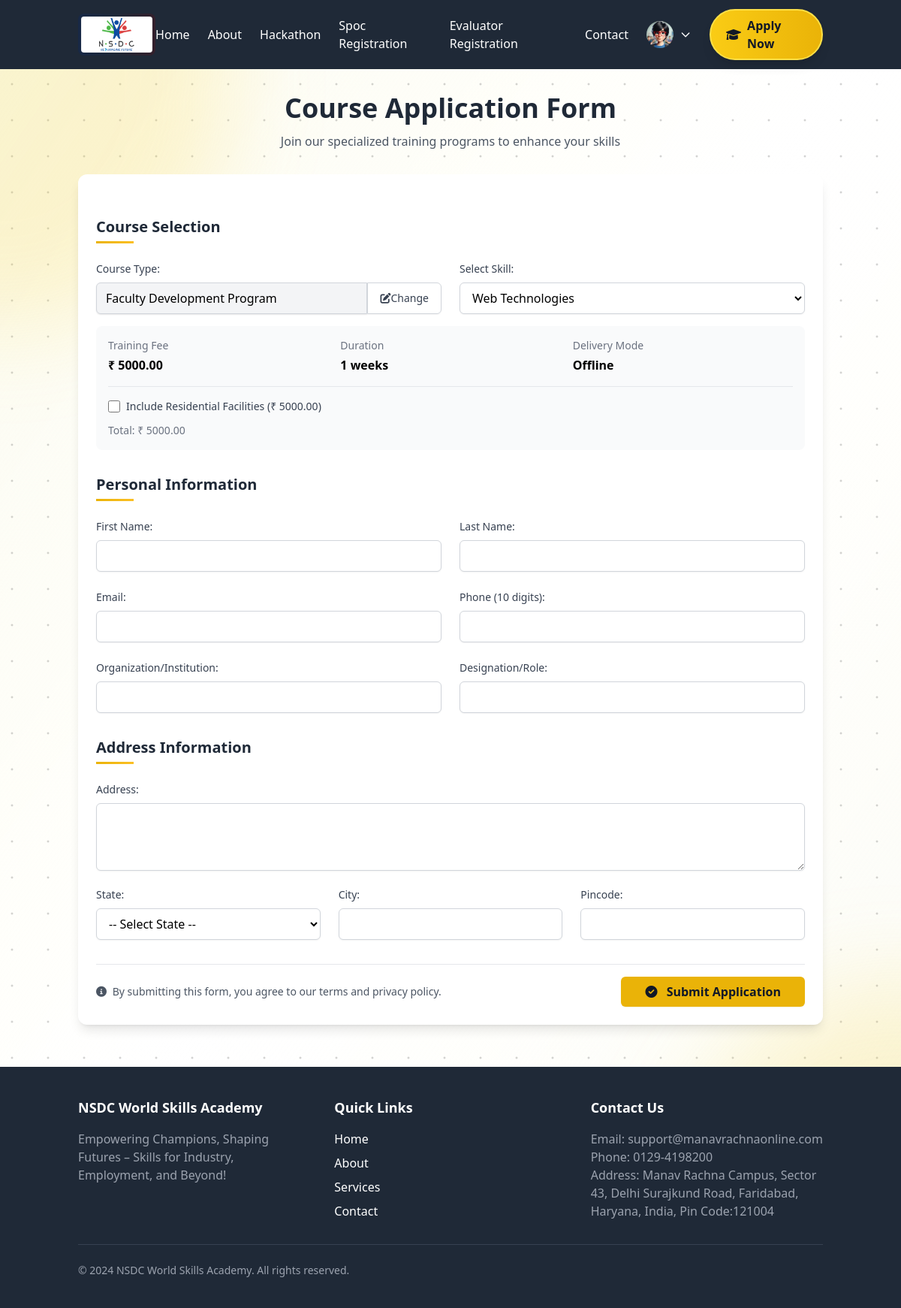
/apply/2/ (signed in), run on the app's committed database.
### mriif/models.py (models this page shows, shortened)
class Course(models.Model):
    COURSE_TYPE_CHOICES = [
        ('FDP', 'Faculty Development Program'),
        ('RTP', 'Refresher Training Program'),
        ('ORT', 'Online Refresher Training'),
        ('SBP', 'Semester Blended Program'),
        ('LTP', 'Long term Program'),
    ]
    DELIVERY_MODE_CHOICES = [
        ('OFFLINE', 'Offline'),
        ('ONLINE', 'Online'),
        ('BLENDED', 'Blended'),
    ]
    course_type = models.CharField(max_length=20, choices=COURSE_TYPE_CHOICES)
    skill = models.ForeignKey(Skill, on_delete=models.CASCADE, related_name='courses')
    delivery_mode = models.CharField(max_length=20, choices=DELIVERY_MODE_CHOICES)
    duration_weeks = models.IntegerField()
    training_fee = models.DecimalField(max_digits=10, decimal_places=2)
    residential_fee = models.DecimalField(max_digits=10, decimal_places=2, null=True, blank=True)
    nsdc_share_percentage = models.DecimalField(max_digits=5, decimal_places=2, default=15.00)
    mrei_share_percentage = models.DecimalField(max_digits=5, decimal_places=2, default=85.00)
    requires_industry_cert = models.BooleanField(default=False)
    active = models.BooleanField(default=True)
    class Meta:
        unique_together = ('course_type', 'skill')

### mriif/views.py (the view, shortened to what this page needs)
# urls.py: path('apply/', views.course_application, name='course_application'),
def course_application(request, course_id=None):
    selected_course = None
    course_types = dict(Course.COURSE_TYPE_CHOICES)
    selected_course_type = request.GET.get('course_type')
    course_type_display = None
    courses = []
    residential_preselect = request.GET.get('residential') == '1'
    if course_id:
        selected_course = get_object_or_404(Course, id=course_id)
        selected_course_type = selected_course.course_type
        courses = Course.objects.filter(course_type=selected_course_type, active=True)
        course_type_display = dict(Course.COURSE_TYPE_CHOICES).get(selected_course_type)
    elif selected_course_type:
        courses = Course.objects.filter(course_type=selected_course_type, active=True)
        course_type_display = dict(Course.COURSE_TYPE_CHOICES).get(selected_course_type)
    return render(request, 'mriif/course_application.html', {
        'courses': courses,
        'course_types': course_types,
        'selected_course_type': selected_course_type,
        'course_type_display': course_type_display,
        'selected_course': selected_course,
        'residential_preselect': residential_preselect
    })

### mriif/templates/mriif/course_application.html (shortened to what this page needs)
{% load static %}
<!DOCTYPE html>
<html lang="en">
<head>
    <script src="https://cdn.tailwindcss.com"></script>
    <link href="https://cdnjs.cloudflare.com/ajax/libs/font-awesome/6.0.0-beta3/css/all.min.css" rel="stylesheet">
</head>
<body class="bg-gradient-to-br from-gray-50 via-yellow-50/30 to-gray-50">
    {% include 'mriif/background.html' %}
    {% include 'mriif/navbar.html' %}
    <div class="container mx-auto px-4 py-8 relative z-10">
        <div class="max-w-5xl mx-auto">
            <div class="text-center mb-8 animate-fade-in">
                <h1 class="text-3xl md:text-4xl font-bold text-gray-800 mb-3">Course Application Form</h1>
                <p class="text-gray-600">Join our specialized training programs to enhance your skills</p>
            </div>
            <div class="bg-white rounded-xl shadow-lg p-6 mb-6 animate-fade-in">
                <form method="post" id="applicationForm" class="space-y-8" onsubmit="return validateForm()">
                    <div>
                        <h3 class="section-heading text-xl text-gray-800">Course Selection</h3>
                        <div class="grid md:grid-cols-2 gap-6">
                            {% if not selected_course_type %}
                            <div>
                                <label for="course_type" class="block text-sm font-medium text-gray-700 mb-2">Select Course Type:</label>
                                <select class="w-full rounded-md border border-gray-300 bg-white py-2 px-3 shadow-sm focus:outline-none focus:ring-2 focus:ring-yellow-500 focus:border-yellow-500" id="course_type" name="course_type" required>
                                    <option value="">-- Select a Course Type --</option>
                                    {% for key, value in course_types.items %}
                                    <option value="{{ key }}">{{ value }}</option>
                                    {% endfor %}
                                </select>
                            </div>
                            <div>
                                <label for="view_courses" class="block text-sm font-medium text-gray-700 mb-2">&nbsp;</label>
                                <button type="button" id="view_courses" class="w-full flex items-center justify-center px-4 py-2 border border-transparent rounded-md shadow-sm text-sm font-medium text-white bg-indigo-600 hover:bg-indigo-700 focus:outline-none focus:ring-2 focus:ring-offset-2 focus:ring-indigo-500">
                                    <i class="fas fa-search mr-2"></i> View Available Skills
                                </button>
                            </div>
                            {% else %}
                            <div>
                                <label for="course_type" class="block text-sm font-medium text-gray-700 mb-2">Course Type:</label>
                                <div class="flex rounded-md shadow-sm">
                                    <input type="text" class="flex-1 rounded-l-md border border-gray-300 bg-gray-100 py-2 px-3 shadow-sm focus:outline-none" value="{{ course_type_display }}" readonly>
                                    <a href="{% url 'course_application' %}" class="inline-flex items-center px-4 py-2 border border-gray-300 rounded-r-md bg-white text-sm font-medium text-gray-700 hover:bg-gray-50 focus:outline-none focus:ring-2 focus:ring-offset-2 focus:ring-indigo-500">
                                        <i class="fas fa-edit"></i> Change
                                    </a>
                                </div>
                            </div>
                            <div>
                                <label for="course" class="block text-sm font-medium text-gray-700 mb-2">Select Skill:</label>
                                <select class="w-full rounded-md border border-gray-300 bg-white py-2 px-3 shadow-sm focus:outline-none focus:ring-2 focus:ring-yellow-500 focus:border-yellow-500" id="course" name="course" required>
                                    {% for course in courses %}
                                    <option value="{{ course.id }}" {% if selected_course and selected_course.id == course.id %}selected{% endif %}
                                        data-fee="{{ course.training_fee }}"
                                        data-residential="{{ course.residential_fee|default:'0' }}"
                                        data-duration="{{ course.duration_weeks }}"
                                        data-mode="{{ course.get_delivery_mode_display }}">
                                        {{ course.skill.job_title }}
                                    </option>
                                    {% endfor %}
                                </select>
                            </div>
                            {% endif %}
                        </div>
                        <div id="course_details" class="mt-4 p-4 bg-gray-50 rounded-lg {% if not selected_course %}hidden{% endif %}">
                            <div class="grid md:grid-cols-3 gap-4">
                                <div>
                                    <p class="text-sm text-gray-500 mb-1">Training Fee</p>
                                    <p id="training_fee" class="font-semibold">{% if selected_course %}₹ {{ selected_course.training_fee }}{% else %}--{% endif %}</p>
                                </div>
                                <div>
                                    <p class="text-sm text-gray-500 mb-1">Duration</p>
                                    <p id="duration" class="font-semibold">{% if selected_course %}{{ selected_course.duration_weeks }} weeks{% else %}--{% endif %}</p>
                                </div>
                                <div>
                                    <p class="text-sm text-gray-500 mb-1">Delivery Mode</p>
                                    <p id="delivery_mode" class="font-semibold">{% if selected_course %}{{ selected_course.get_delivery_mode_display }}{% else %}--{% endif %}</p>
                                </div>
                            </div>
                            {% if selected_course and selected_course.residential_fee %}
                            <div class="mt-4 border-t border-gray-200 pt-4">
                                <div class="flex items-center">
                                    <input class="h-4 w-4 text-indigo-600 focus:ring-indigo-500 border-gray-300 rounded mr-2" type="checkbox" id="include_residential" name="include_residential" {% if residential_preselect %}checked{% endif %}>
                                    <label class="text-sm text-gray-700" for="include_residential">
                                        Include Residential Facilities (₹ <span id="residential_fee">{{ selected_course.residential_fee }}</span>)
                                    </label>
                                </div>
                                <div class="mt-3">
                                    <p class="text-sm text-gray-500">Total: ₹ <span id="total_amount">{% if residential_preselect %}{{ selected_course.training_fee|add:selected_course.residential_fee }}{% else %}{{ selected_course.training_fee }}{% endif %}</span></p>
                                </div>
                            </div>
                            {% endif %}
                        </div>
                    </div>
                    <div>
                        <h3 class="section-heading text-xl text-gray-800">Personal Information</h3>
                        <div class="grid md:grid-cols-2 gap-6">
                            <div>
                                <label for="first_name" class="block text-sm font-medium text-gray-700 mb-2">First Name:</label>
                                <input type="text" class="w-full rounded-md border border-gray-300 bg-white py-2 px-3 shadow-sm focus:outline-none focus:ring-2 focus:ring-yellow-500 focus:border-yellow-500" id="first_name" name="first_name" required>
                            </div>
                            <div>
                                <label for="last_name" class="block text-sm font-medium text-gray-700 mb-2">Last Name:</label>
                                <input type="text" class="w-full rounded-md border border-gray-300 bg-white py-2 px-3 shadow-sm focus:outline-none focus:ring-2 focus:ring-yellow-500 focus:border-yellow-500" id="last_name" name="last_name" required>
                            </div>
                            <div>
                                <label for="email" class="block text-sm font-medium text-gray-700 mb-2">Email:</label>
                                <input type="email" class="w-full rounded-md border border-gray-300 bg-white py-2 px-3 shadow-sm focus:outline-none focus:ring-2 focus:ring-yellow-500 focus:border-yellow-500" id="email" name="email" required>
                            </div>
                            <div>
                                <label for="phone" class="block text-sm font-medium text-gray-700 mb-2">Phone (10 digits):</label>
                                <input type="tel" class="w-full rounded-md border border-gray-300 bg-white py-2 px-3 shadow-sm focus:outline-none focus:ring-2 focus:ring-yellow-500 focus:border-yellow-500" id="phone" name="phone" pattern="[0-9]{10}" title="Phone number must be exactly 10 digits" maxlength="10" required>
                            </div>
                            <div>
                                <label for="organization" class="block text-sm font-medium text-gray-700 mb-2">Organization/Institution:</label>
                                <input type="text" class="w-full rounded-md border border-gray-300 bg-white py-2 px-3 shadow-sm focus:outline-none focus:ring-2 focus:ring-yellow-500 focus:border-yellow-500" id="organization" name="organization" required>
                            </div>
                            <div>
                                <label for="designation" class="block text-sm font-medium text-gray-700 mb-2">Designation/Role:</label>
                                <input type="text" class="w-full rounded-md border border-gray-300 bg-white py-2 px-3 shadow-sm focus:outline-none focus:ring-2 focus:ring-yellow-500 focus:border-yellow-500" id="designation" name="designation" required>
                            </div>
                        </div>
                    </div>
                    <div>
                        <h3 class="section-heading text-xl text-gray-800">Address Information</h3>
                        <div class="grid md:grid-cols-1 gap-6 mb-4">
                            <div>
                                <label for="address" class="block text-sm font-medium text-gray-700 mb-2">Address:</label>
                                <textarea class="w-full rounded-md border border-gray-300 bg-white py-2 px-3 shadow-sm focus:outline-none focus:ring-2 focus:ring-yellow-500 focus:border-yellow-500" id="address" name="address" rows="3" required></textarea>
                            </div>
                        </div>
                        <div class="grid md:grid-cols-3 gap-6">
                            <div>
                                <label for="state" class="block text-sm font-medium text-gray-700 mb-2">State:</label>
                                <select class="w-full rounded-md border border-gray-300 bg-white py-2 px-3 shadow-sm focus:outline-none focus:ring-2 focus:ring-yellow-500 focus:border-yellow-500" id="state" name="state" required>
                                    <option value="">-- Select State --</option>
                                </select>
                            </div>
                            <div>
                                <label for="city" class="block text-sm font-medium text-gray-700 mb-2">City:</label>
                                <input type="text" class="w-full rounded-md border border-gray-300 bg-white py-2 px-3 shadow-sm focus:outline-none focus:ring-2 focus:ring-yellow-500 focus:border-yellow-500" id="city" name="city" required>
                            </div>
                            <div>
                                <label for="pincode" class="block text-sm font-medium text-gray-700 mb-2">Pincode:</label>
                                <input type="text" class="w-full rounded-md border border-gray-300 bg-white py-2 px-3 shadow-sm focus:outline-none focus:ring-2 focus:ring-yellow-500 focus:border-yellow-500" id="pincode" name="pincode" required>
                            </div>
                        </div>
                    </div>
                    <div class="pt-4 border-t border-gray-200">
                        <div class="flex flex-col md:flex-row justify-between items-center gap-4">
                            <div class="text-gray-600 text-sm">
                                <p><i class="fas fa-info-circle mr-1"></i> By submitting this form, you agree to our terms and privacy policy.</p>
                            </div>
                            <button type="submit" class="px-8 py-2 bg-yellow-500 hover:bg-yellow-600 text-gray-900 font-semibold rounded-md shadow-sm transition-colors duration-200 focus:outline-none focus:ring-2 focus:ring-offset-2 focus:ring-yellow-500">
                                <i class="fas fa-check-circle mr-2"></i> Submit Application
                            </button>
                        </div>
                    </div>
                </form>
            </div>
        </div>
    </div>
    {% include 'mriif/footer.html' %}
</body>
</html>

### mriif/templates/mriif/course_application.html (style rules this page uses)
.animate-fade-in { animation: fadeIn 0.8s ease-out forwards; }
.section-heading { position: relative; padding-bottom: 0.5rem; margin-bottom: 1.5rem; font-weight: 600; }
.section-heading::after { content: ""; position: absolute; left: 0; bottom: 0; height: 3px; width: 50px; background: linear-gradient(to right, #eab308, #fbbf24); }

### mriif/templates/mriif/messages.html (style rules this page uses)
.animate-fade-in { animation: fade-in 0.5s ease-out; }

### data on the page
Course: training_fee "5000.00", duration_weeks "1", delivery_mode "Offline", residential_fee "5000.00"

### other printed values
form field course "Web Technologies"
